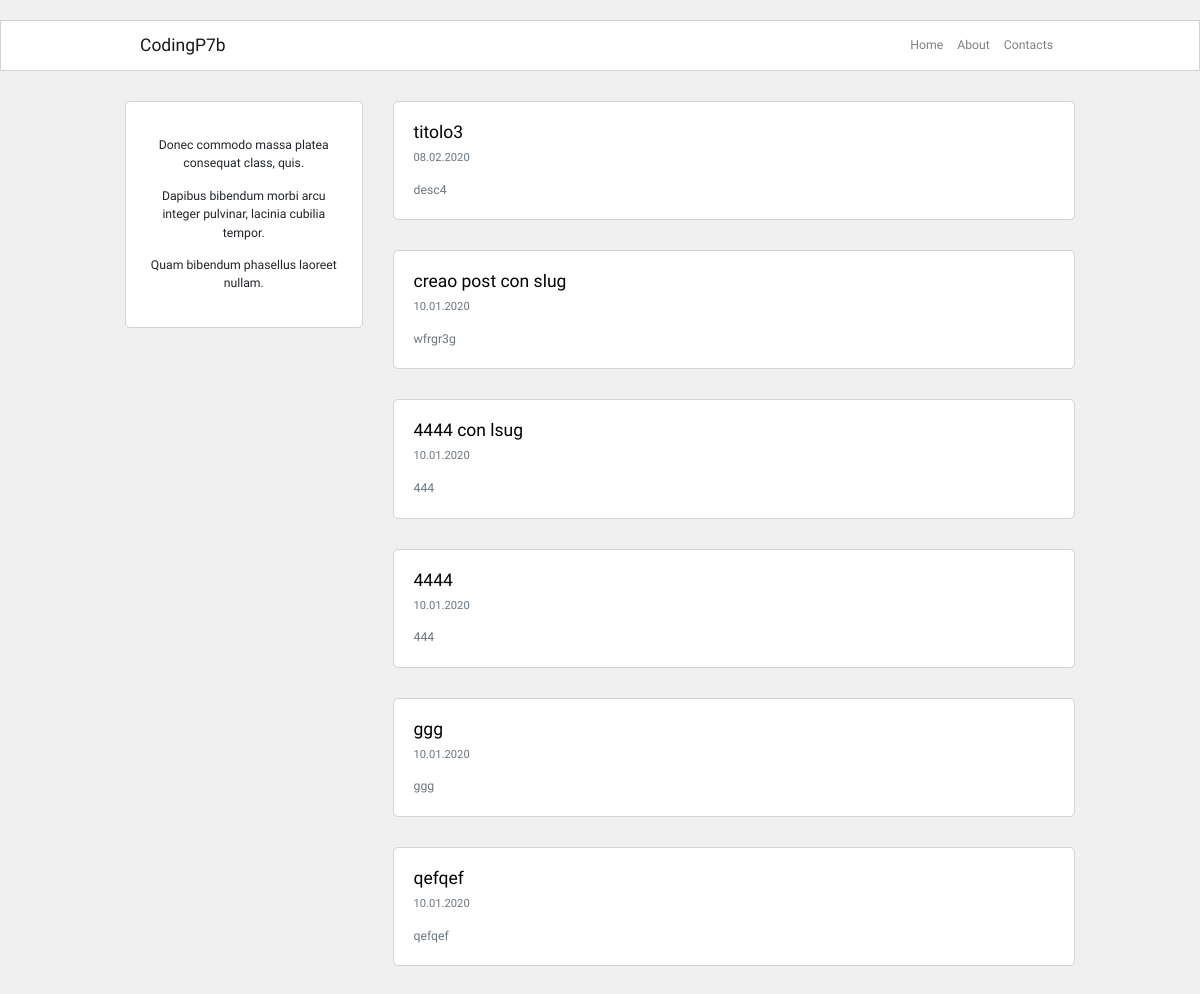
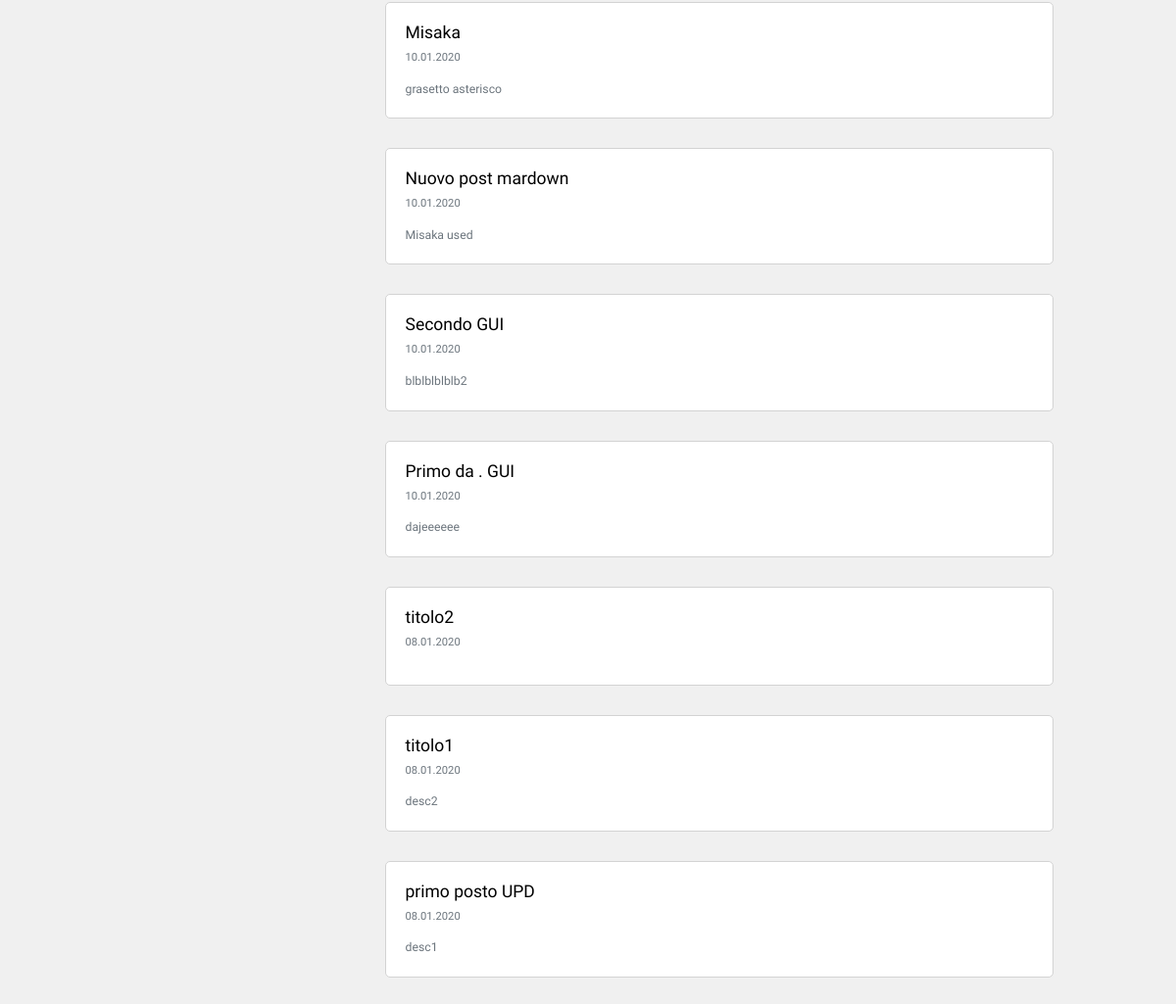
The page / on the database its author committed (2 pictures, top to bottom).
### blog/models.py (models this page shows, shortened)
class Post(db.Model):
    id = db.Column(db.Integer, primary_key=True)
    user_id = db.Column(db.Integer, db.ForeignKey('user.id'), nullable=False)
    created_at = db.Column(db.DateTime, default=datetime.now)
    title = db.Column(db.String(120), nullable=False)
    description = db.Column(db.String(240))
    body = db.Column(db.Text(), nullable=False) # no string limits
    slug = db.Column(db.String(250))

### blog/routes.py (the view)
@app.route("/")
def homepage():
    posts = Post.query.order_by(Post.created_at.desc()).all()
    return render_template("homepage.html",  posts=posts)

### blog/templates/homepage.html (shortened to what this page needs)
{% extends 'base.html' %}
{% block content %}
<div class="container content-container" >
    <div class="row no-gutters">
        <div class="col-md-9 order-md-2">
            {% for p in posts %}
            <div class="single-post-home">
                <h5>
                    <a class="custom-link" href="{{ url_for('post_detail', post_slug=p.slug) }}">
                        {{ p.title }}
                    </a>
                </h5>
                <p class="p-small-two text-muted">{{ p.created_at.strftime('%d.%m.%Y') }}</p>
                {% if p.description %}
                <p class="p-small-one text-muted mb-0">
                    {{ p.description }}
                </p>
                {% endif %}
            </div>
            {% endfor %}
        </div>
        <div class="col-md-3 order-md-1">
            {%include 'about_me_snippet.html' %}
        </div>
    </div>
</div>
{% endblock %}

### blog/templates/base.html (shortened to what this page needs)
<!DOCTYPE html>
<html lang="en">
<head>
    <link rel="stylesheet" href="https://stackpath.bootstrapcdn.com/bootstrap/4.4.1/css/bootstrap.min.css"
>
    <link rel="stylesheet" href="{{ url_for('static', filename='blog.css') }}">
</head>
<body>
    <nav class="navbar navbar-expand-lg navbar-light navbar-bg-white">
        <div class="container navbar-container" >
            <a class="navbar-brand" href="#">CodingP7b</a>
            <div class="collapse navbar-collapse" id="navbarSupportedContent">
                <div class="navbar-nav ml-auto">
                    <a class="nav-item nav-link" href="{{ url_for('homepage') }}">Home <span class="sr-only">(current)</span></a>
                    <a class="nav-item nav-link" href="{{ url_for('about') }}">About</a>
                    <a class="nav-item nav-link" href="#">Contacts</a>
                </div>
            </div>
        </div>
    </nav>
    {% block content %}
    {% endblock %}
</body>
</html>

### blog/templates/about_me_snippet.html
<div class="about-snippet-block text-center">
    <p> {{ lipsum(n=3, min=5, max=10) }}</p>
</div>

### blog/static/blog.css (style rules this page uses)
html, body { font-family: 'Raleway', sans-serif; font-size: 0.875rem; padding: 10px 0px 10px 0px; background-color: #f0f0f0; }
.navbar-bg-white { background-color: white; border: 1px solid #d3d3d3; }
.navbar-container { max-width: 950px; }
.content-container { max-width: 950px; margin-top: 30px; margin-bottom: 30px; padding: 0px; }
.about-snippet-block { background-color: #fff; border: 1px solid #d3d3d3; border-radius: 5px; padding: 20px; }
.single-post-home { background-color: #fff; border: 1px solid #d3d3d3; border-radius: 5px; padding: 20px; margin-bottom: 30px; }
.p-small-one { font-size: 0.875rem; }
.p-small-two { font-size: 0.800rem; }
.custom-link { color : #000; }
@media (min-width: 768px) { .single-post-home { margin-left: 30px; } }

### rows shown on the page
Post: title "titolo3", created_at "08.02.2020", description "desc4"
Post: title "creao post con slug", created_at "10.01.2020", description "wfrgr3g"
Post: title "4444 con lsug", created_at "10.01.2020", description "444"
Post: title "4444", created_at "10.01.2020", description "444"
Post: title "ggg", created_at "10.01.2020", description "ggg"
Post: title "qefqef", created_at "10.01.2020", description "qefqef"
Post: title "Misaka", created_at "10.01.2020", description "grasetto asterisco"
Post: title "Nuovo post mardown", created_at "10.01.2020", description "Misaka used"
Post: title "Secondo GUI", created_at "10.01.2020", description "blblblblblb2"
Post: title "Primo da . GUI", created_at "10.01.2020", description "dajeeeeee"
Post: title "titolo2", created_at "08.01.2020"
Post: title "titolo1", created_at "08.01.2020", description "desc2"
Post: title "primo posto UPD", created_at "08.01.2020", description "desc1"

### other values the page prints
{{ lipsum(n=3, min=5, max=10) }} "Donec commodo massa platea consequat class, quis. Dapibus bibendum morbi arcu integer pulvinar, lacinia cubilia tempor. Quam bibendum phasellus laoreet nullam."
